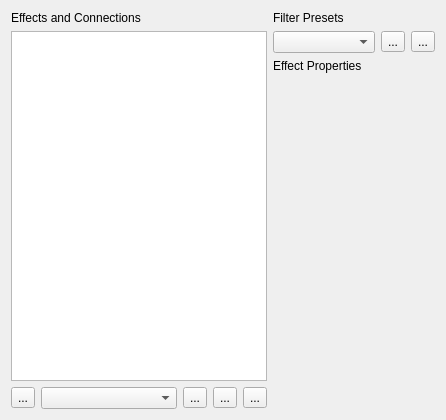
<?xml version="1.0" encoding="UTF-8"?>
<ui version="4.0">
 <class>FilterEffectEditWidget</class>
 <widget class="QWidget" name="FilterEffectEditWidget">
  <property name="geometry">
   <rect>
    <x>0</x>
    <y>0</y>
    <width>446</width>
    <height>414</height>
   </rect>
  </property>
  <property name="sizePolicy">
   <sizepolicy hsizetype="Preferred" vsizetype="Preferred">
    <horstretch>0</horstretch>
    <verstretch>0</verstretch>
   </sizepolicy>
  </property>
  <property name="minimumSize">
   <size>
    <width>0</width>
    <height>0</height>
   </size>
  </property>
  <property name="maximumSize">
   <size>
    <width>16777215</width>
    <height>16777215</height>
   </size>
  </property>
  <property name="windowTitle">
   <string>Filter Effect Editor</string>
  </property>
  <layout class="QGridLayout" name="gridLayout_3">
   <item row="0" column="0">
    <layout class="QGridLayout" name="gridLayout">
     <item row="0" column="0" colspan="5">
      <widget class="QLabel" name="label_2">
       <property name="text">
        <string>Effects and Connections</string>
       </property>
      </widget>
     </item>
     <item row="1" column="0" colspan="5">
      <widget class="QGraphicsView" name="view">
       <property name="minimumSize">
        <size>
         <width>0</width>
         <height>350</height>
        </size>
       </property>
      </widget>
     </item>
     <item row="2" column="0">
      <widget class="QToolButton" name="removeEffect">
       <property name="text">
        <string>...</string>
       </property>
      </widget>
     </item>
     <item row="2" column="1">
      <widget class="KComboBox" name="effectSelector"/>
     </item>
     <item row="2" column="2">
      <widget class="QToolButton" name="addEffect">
       <property name="text">
        <string>...</string>
       </property>
      </widget>
     </item>
     <item row="2" column="3">
      <widget class="QToolButton" name="raiseEffect">
       <property name="text">
        <string>...</string>
       </property>
      </widget>
     </item>
     <item row="2" column="4">
      <widget class="QToolButton" name="lowerEffect">
       <property name="text">
        <string>...</string>
       </property>
      </widget>
     </item>
    </layout>
   </item>
   <item row="0" column="1">
    <layout class="QGridLayout" name="gridLayout_2">
     <item row="0" column="0" colspan="3">
      <widget class="QLabel" name="label">
       <property name="text">
        <string>Filter Presets</string>
       </property>
      </widget>
     </item>
     <item row="1" column="0">
      <widget class="KoResourceSelector" name="presets"/>
     </item>
     <item row="1" column="1">
      <widget class="QToolButton" name="addPreset">
       <property name="text">
        <string>...</string>
       </property>
      </widget>
     </item>
     <item row="1" column="2">
      <widget class="QToolButton" name="removePreset">
       <property name="text">
        <string>...</string>
       </property>
      </widget>
     </item>
     <item row="2" column="0" colspan="3">
      <widget class="QLabel" name="label_3">
       <property name="text">
        <string>Effect Properties</string>
       </property>
      </widget>
     </item>
     <item row="3" column="0" colspan="3">
      <widget class="QStackedWidget" name="configStack">
       <property name="sizePolicy">
        <sizepolicy hsizetype="Preferred" vsizetype="MinimumExpanding">
         <horstretch>0</horstretch>
         <verstretch>0</verstretch>
        </sizepolicy>
       </property>
       <property name="minimumSize">
        <size>
         <width>0</width>
         <height>0</height>
        </size>
       </property>
       <property name="currentIndex">
        <number>1</number>
       </property>
       <widget class="QWidget" name="page"/>
       <widget class="QWidget" name="page_2"/>
      </widget>
     </item>
     <item row="4" column="0">
      <spacer name="verticalSpacer">
       <property name="orientation">
        <enum>Qt::Vertical</enum>
       </property>
       <property name="sizeType">
        <enum>QSizePolicy::Expanding</enum>
       </property>
       <property name="sizeHint" stdset="0">
        <size>
         <width>20</width>
         <height>295</height>
        </size>
       </property>
      </spacer>
     </item>
    </layout>
   </item>
  </layout>
 </widget>
 <customwidgets>
  <customwidget>
   <class>KComboBox</class>
   <extends>QComboBox</extends>
   <header>kcombobox.h</header>
  </customwidget>
  <customwidget>
   <class>KoResourceSelector</class>
   <extends>QComboBox</extends>
   <header>KoResourceSelector.h</header>
  </customwidget>
 </customwidgets>
 <resources/>
 <connections/>
</ui>
